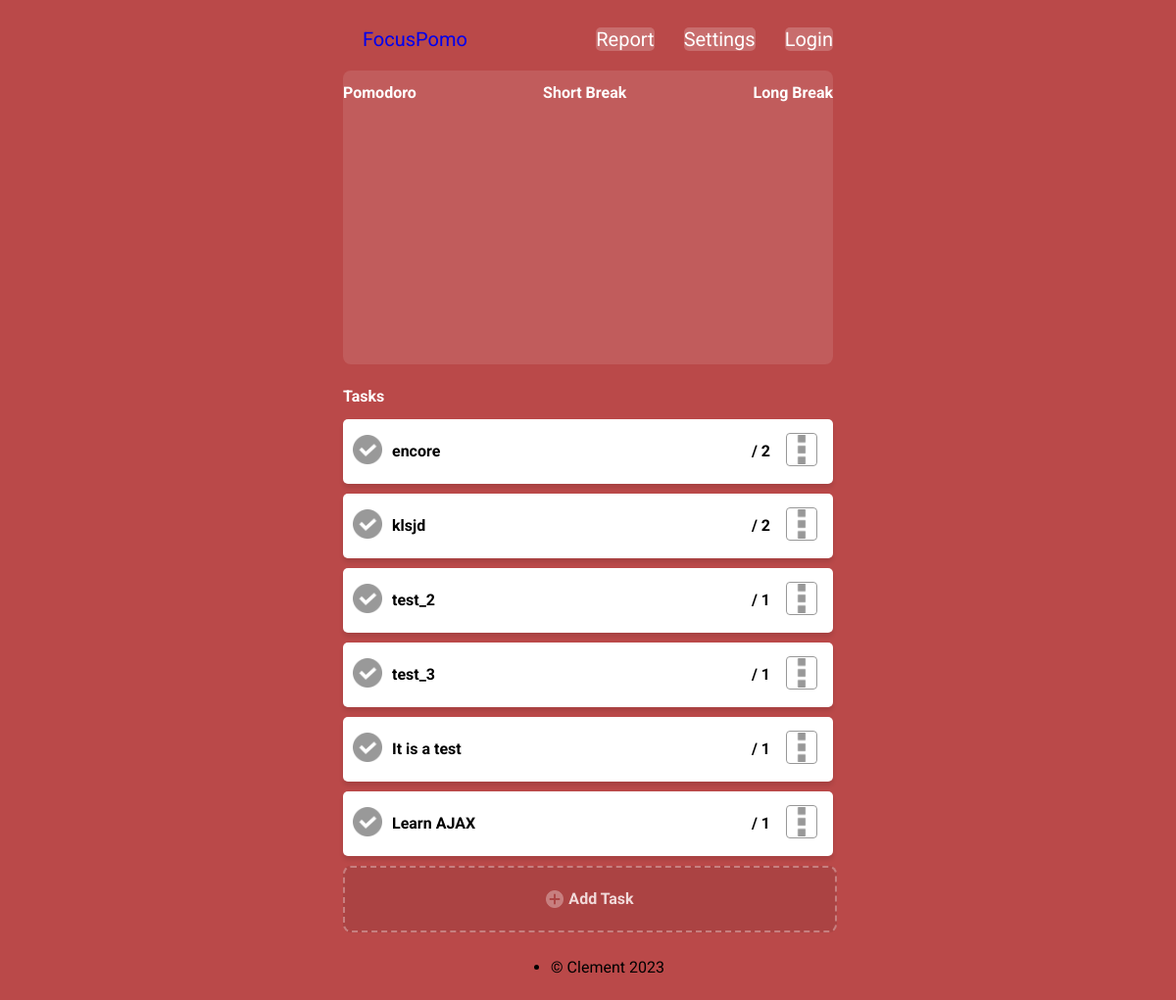
The page / on the database its author committed.
### tasks/models.py (models this page shows)
class Task(models.Model):
    user_email = models.ForeignKey(CustomUser, blank=True, null=True, on_delete=models.CASCADE)
    title = models.CharField(max_length=150)
    note = models.TextField(blank=True, null=True)
    rounds = models.IntegerField()
    time = models.DateTimeField(default=timezone.now)

### focus_pomo/views.py (the view, shortened to what this page needs)
# urls.py: path('', views.Index.as_view(), name='index'),
class Index(FormView, TemplateView):
    template_name = 'index.html'
    success_url = reverse_lazy('index')
    def get(self, request, *args, **kwargs):
        form = TaskForm()
        return self.render_to_response(self.get_context_data(form=form))
    def get_context_data(self, **kwargs: Any) -> Dict[str, Any]:
        context = super().get_context_data(**kwargs)
        context['tasks'] = Task.objects.all()
        return context

### templates/index.html (shortened to what this page needs)
{% extends "base.html" %}
{% load bootstrap5 %}
{% load static %}
{% block body_block %}
    <ul class="header">
        <div class="brand">
            <a href="#" style="text-decoration:none">
                <li>FocusPomo</li>
            </a>
        </div>
        <div class="settings">
            <a href="#" class="tab" style="text-decoration:none">
                <li>Report</li>
            </a>
            <a href="#" class="tab" style="text-decoration:none">
                <li>Settings</li>
            </a>
            {% if user.is_authenticated %}
                <a href="{% url 'accounts:logout' %}" class="tab" style="text-decoration:none">
                    <li>Logout</li>
                </a>
            {% else %}
                <a href="{% url 'accounts:login' %}" class="tab" style="text-decoration:none">
                    <li>Login</li>
                </a>
            {% endif %}
        </div>
    </ul>
    <div class="screen">
        <div class="selection">
            <h2>Pomodoro</h2>
            <h2>Short Break</h2>
            <h2>Long Break</h2>
        </div>
    </div>
    <div class="task">
        <h2>Tasks</h2>
        {% for task in tasks %}
        <div class="card" id="card{{ task.id }}">
            <div class="title">
                <p><img src="static\images\check.png" alt="option icon" class="check"></p>
                <p class="text">{{task.title}}</p>
            </div>
            <div class="settings">
                <p class="text">/ {{task.rounds}}</p>
                <button class='none' onclick="openModal('{{ task.id }}')">
                    <img src="static\images\button-of-three-vertical-squares.png" alt="option icon" class="dots">
                </button>
            </div>
        </div>
         {% endfor %}
         <div class="add_task" onclick="openForm()">
            <img src="static\images\plus (1).png" alt="add icon" class="plus">
            <p>Add Task</p>
        </div>
    </div>
{% endblock body_block %}

### static/master.css (style rules this page uses)
body { background-color: rgb(186, 73, 73); font-family: 'Roboto', sans-serif; }
.header { display: flex; flex-direction: row; justify-content: space-between; width: 500px; font-size: 20px; color: white; list-style-type: none; text-decoration: none; }
.brand { display: flex; flex-direction: row; justify-content: flex-start; }
.settings { display: flex; flex-direction: row; justify-content: flex-end; }
.tab { margin: 0px 10px 0px 10px; background-color: rgba(255, 255, 255, 0.2); color: white; border-radius: 5px; }
.screen { width: 500px; height: 300px; background-color: rgba(255, 255, 255, 0.1); margin-bottom: 10px; border-radius: 8px; }
.task { width: 500px; margin-bottom: 10px; }
.card { display: flex; flex-direction: row; justify-content: space-between; gap: 10px; font-weight: bold; background-color: #FFFFFF; margin-bottom: 10px; text-align: center; border-radius: 5px; box-shadow: rgba(0, 0, 0, 0.1) 0px 4px 4px; }
.title { display: flex; flex-direction: row; gap: 10px; padding-left: 10px; }
.settings { display: flex; flex-direction: row; gap: 10px; padding-right: 10px; }
.selection { display: flex; flex-direction: row; justify-content: space-between; }
h2 { color: white; font-size: 16px; }
.dots { width: 30px; opacity: 0.4; border-radius: 4px; border-style: solid; border-width: 0.1px; padding: 1px 0px 1px 0px; }
.check { width: 30px; opacity: 0.4; }
.text { padding-top: 7px; }
.none { background: none; border: none; }
.plus { width: 18px; height: 18px; opacity: 0.4; color: white; border-width: 0.1px; padding: 1px 0px 1px 0px; margin-right: 5px; }
.add_task { border: 2px dashed rgba(255, 255, 255, 0.4); background-color: rgba(0, 0, 0, 0.1); opacity: 0.8; border-radius: 8px; font-weight: bold; font-family: "Nunito"; color: white; display: flex; flex-direction: row; align-items: center; justify-content: center; width: 500px; height: 64px; }
::placeholder { color:rgba(0, 0, 0, 0.1); }

### rows shown on the page
Task: title "encore", rounds "2"
Task: title "klsjd", rounds "2"
Task: title "test_2", rounds "1"
Task: title "test_3", rounds "1"
Task: title "It is a test", rounds "1"
Task: title "Learn AJAX", rounds "1"
